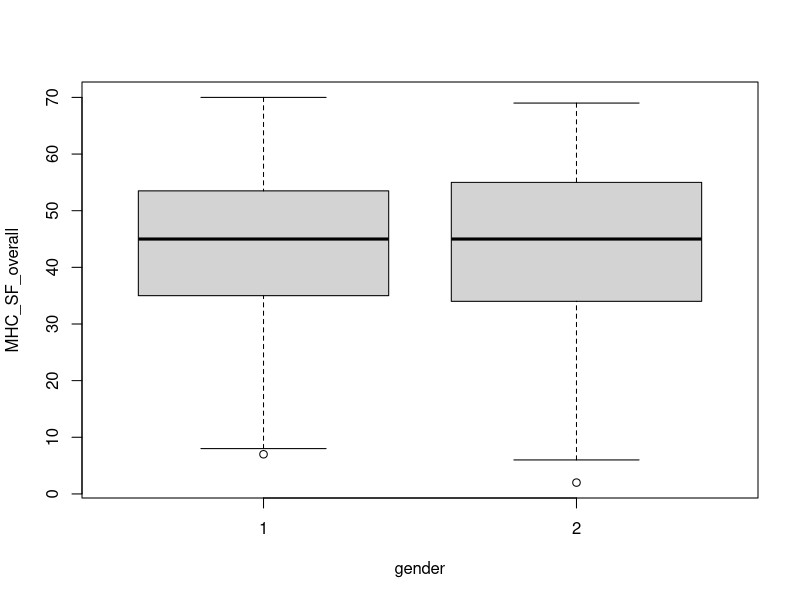
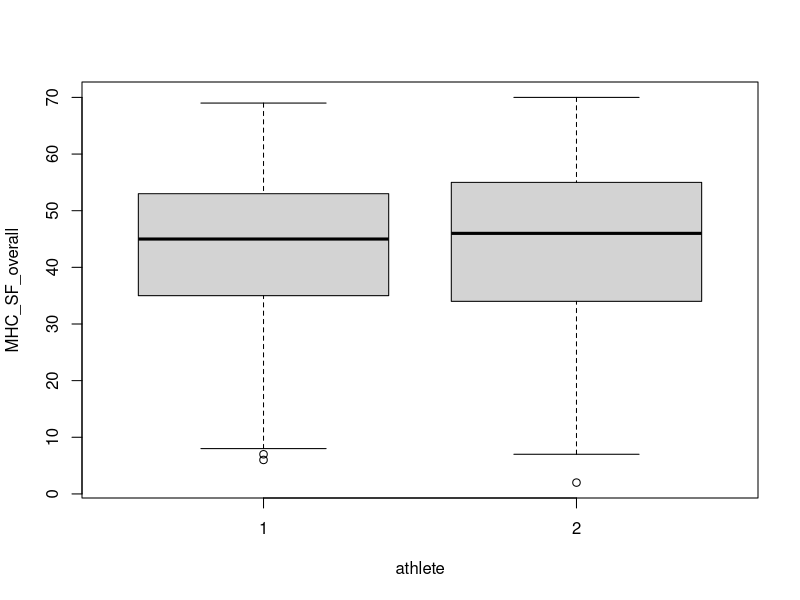
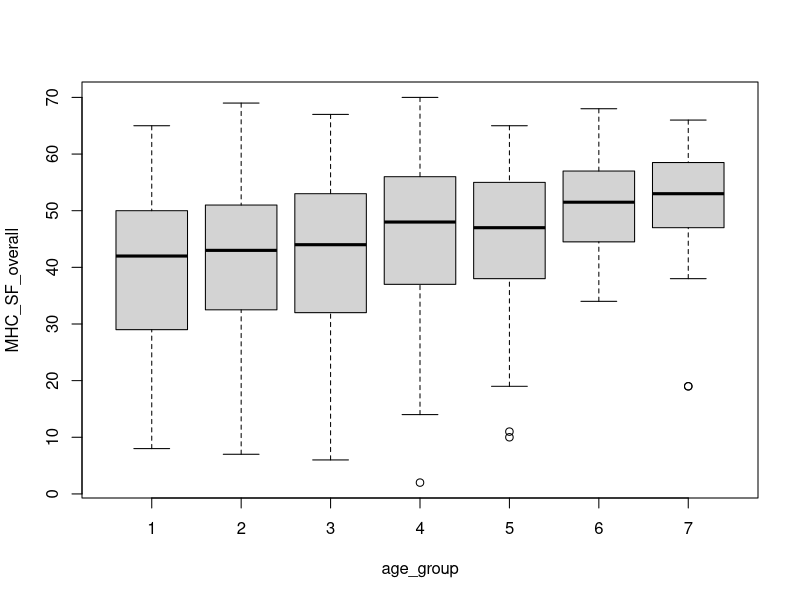
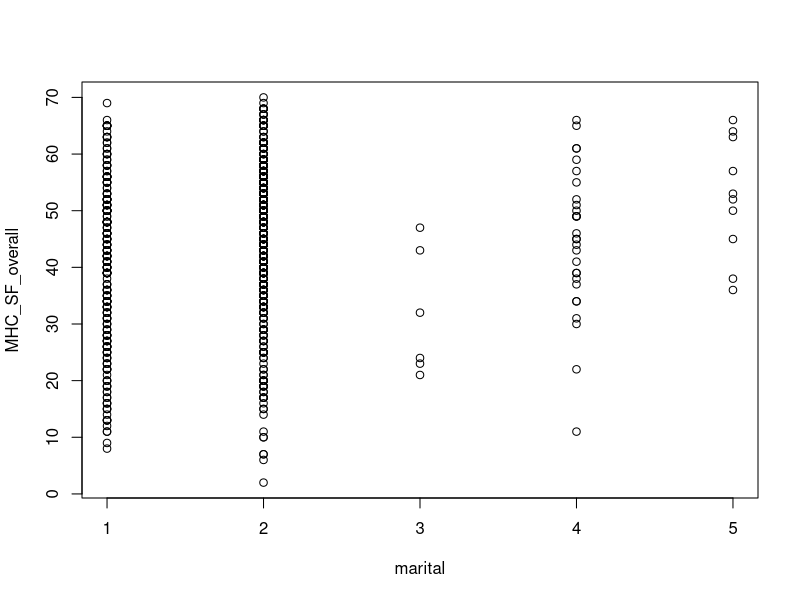
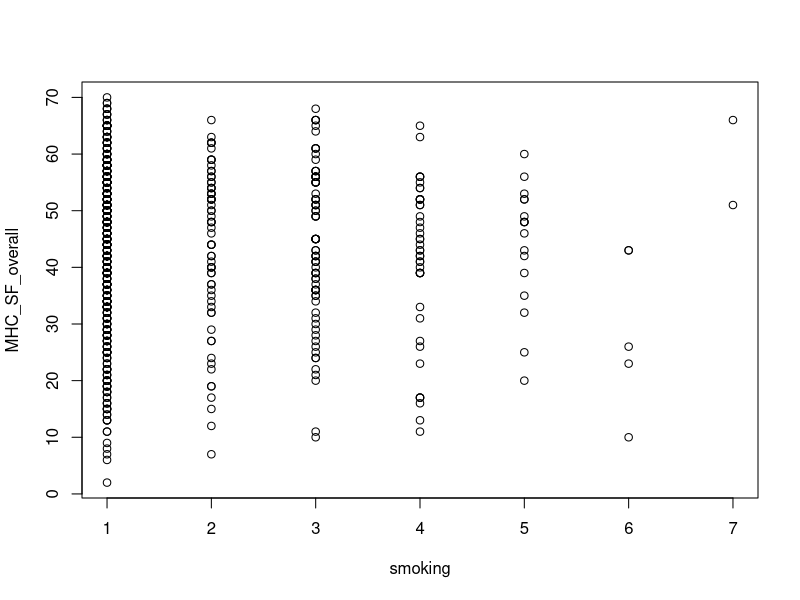
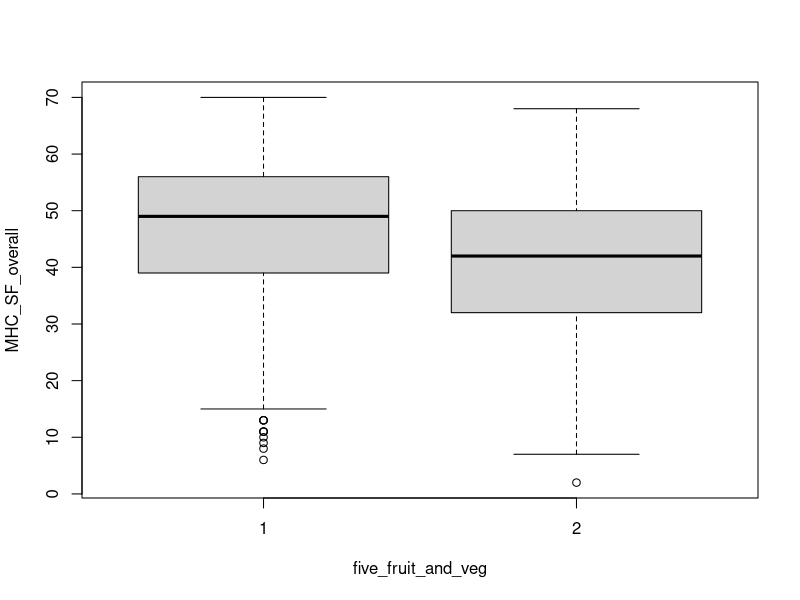
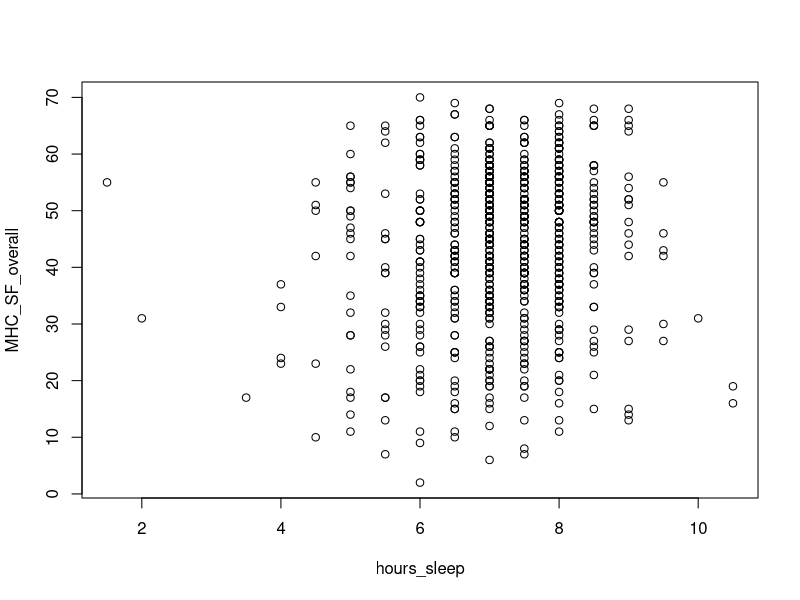
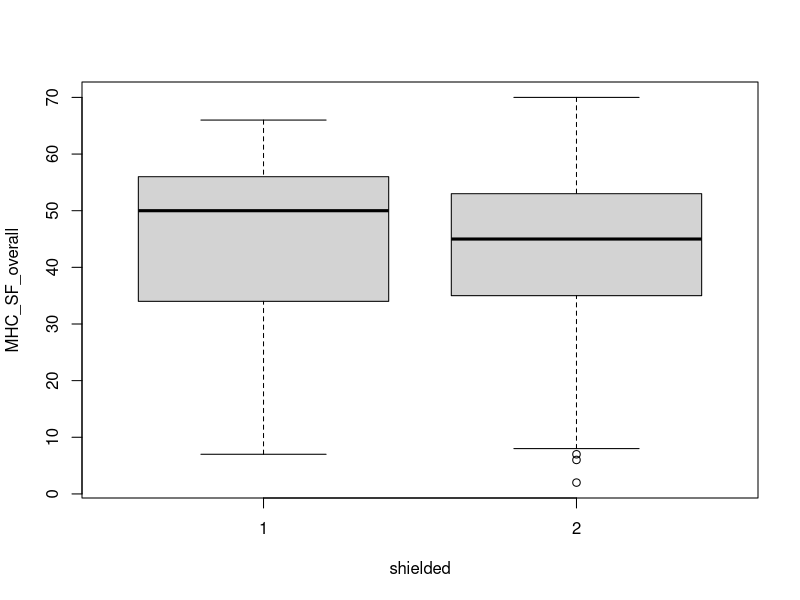

Generate these figures, in order, with R:
# ?read.csv
new_athlete <- read.csv("reduced_athlete_nonathlete_MH_survey.csv",
    na.strings = "NA")
head(new_athlete)
summary(new_athlete)

new_athlete$gender <- factor(new_athlete$gender)
new_athlete$age_group <- factor(new_athlete$age_group)
new_athlete$country_during_lockdown <- factor(new_athlete$country_during_lockdown)
new_athlete$five_fruit_and_veg <- factor(new_athlete$five_fruit_and_veg)
new_athlete$shielded <- factor(new_athlete$shielded)
new_athlete$athlete <- factor(new_athlete$athlete)
new_athlete$sport_level <- factor(new_athlete$sport_level)
new_athlete$idv_team_athlete <- factor(new_athlete$idv_team_athlete)


summary(new_athlete)

# pairs(new_athlete[,-c(1,5)])

plot(MHC_SF_overall ~ gender, data = new_athlete)
plot(MHC_SF_overall ~ athlete, data = new_athlete)
plot(MHC_SF_overall ~ age_group, data = new_athlete)
plot(MHC_SF_overall ~ marital, data = new_athlete)
plot(MHC_SF_overall ~ smoking, data = new_athlete)
plot(MHC_SF_overall ~ five_fruit_and_veg, data = new_athlete)
plot(MHC_SF_overall ~ hours_sleep, data = new_athlete)
plot(MHC_SF_overall ~ shielded, data = new_athlete)
plot(MHC_SF_overall ~ weeks_social_distancing, data = new_athlete)

summary(lm(MHC_SF_overall ~ athlete + gender, data = new_athlete))
summary(lm(MHC_SF_overall ~ athlete + gender + age_group + marital + smoking + five_fruit_and_veg + hours_sleep + shielded + weeks_social_distancing, data = new_athlete))



plot(social_wellbeing ~ gender, data = new_athlete)
plot(social_wellbeing ~ athlete, data = new_athlete)
plot(social_wellbeing ~ age_group, data = new_athlete)
plot(social_wellbeing ~ marital, data = new_athlete)
plot(social_wellbeing ~ smoking, data = new_athlete)
plot(social_wellbeing ~ five_fruit_and_veg, data = new_athlete)
plot(social_wellbeing ~ hours_sleep, data = new_athlete)
plot(social_wellbeing ~ shielded, data = new_athlete)
plot(social_wellbeing ~ weeks_social_distancing, data = new_athlete)
plot(social_wellbeing ~ num_in_lockdown_bubble, data = new_athlete)
plot(social_wellbeing ~ country_during_lockdown, data = new_athlete)

summary(lm(social_wellbeing ~ athlete + gender, data = new_athlete))
summary(lm(social_wellbeing ~ athlete + gender + age_group + marital + smoking + five_fruit_and_veg + hours_sleep + shielded + weeks_social_distancing, data = new_athlete))
summary(lm(social_wellbeing ~ weeks_social_distancing + num_in_lockdown_bubble + hours_sleep + gender + age_group + athlete, data = new_athlete))
